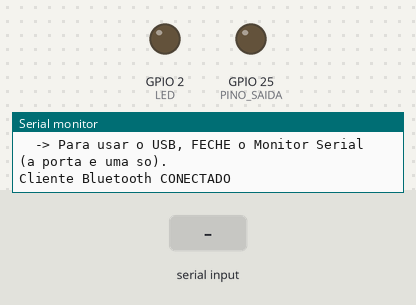
This sketch was run on a simulated ESP32. On the bench: output pins drawn as LEDs (lit = HIGH), the last lines printed to the serial monitor. The test bench sets the inputs (shaded band). Nothing arrives over Bluetooth unless stated.

Above: at 1.2 s.
1.3 s: "A" received over Serial
At 2.2 s:
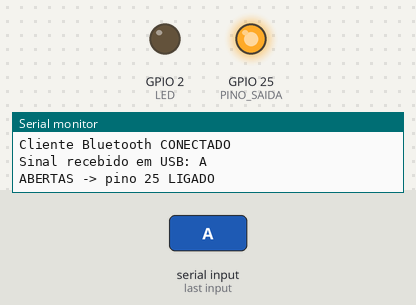
4.3 s: "F" received over the second serial link
At 4.6 s:
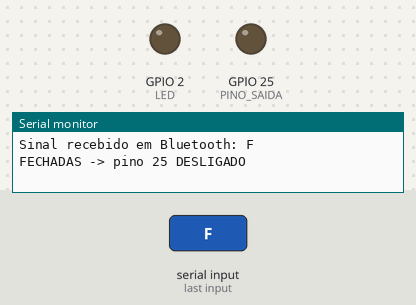
7.3 s: "A" received over the second serial link
At 8.2 s:
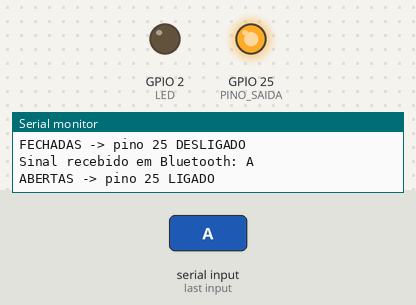
8.8 s: "F" received over Serial
At 9.9 s:
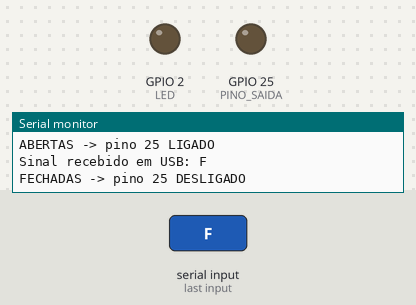
Timing chart, 0 to 11.8 s (numbered marks = the images above; inputs shaded):
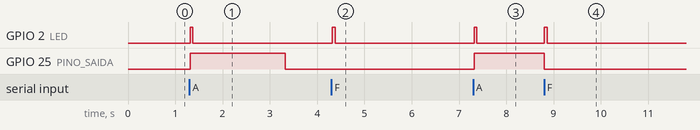

Measured:
- after the input at 1.3 s, GPIO 2 (LED): LOW → HIGH at once, → LOW 0.06 s later; GPIO 25 (PINO_SAIDA): LOW → HIGH at once, → LOW 2.0 s later
- after the input at 4.3 s, GPIO 2 (LED): LOW → HIGH at once, → LOW 0.06 s later
- after the input at 7.3 s, GPIO 2 (LED): LOW → HIGH at once, → LOW 0.06 s later; GPIO 25 (PINO_SAIDA): LOW → HIGH at once
- after the input at 8.8 s, GPIO 2 (LED): LOW → HIGH at once, → LOW 0.06 s later; GPIO 25 (PINO_SAIDA): HIGH → LOW after 0.00 s instead of 0.53 s

The sketch:

barco.ino
```cpp
// ------------------------------------------------------------------
// BARCO - teste isolado: "as duas mãos estão abertas?" -> pino 25
//
// Este sketch NÃO é o drone. É um receptor Bluetooth Serial separado,
// com nome de dispositivo "BARCO" (para não conflitar com o "LITO"),
// pensado para um teste simples de saída liga/desliga.
//
// Protocolo (1 byte por mensagem, enviado por barco/leitura_mao_barco.py):
//   'A' -> as DUAS mãos estão abertas  => pino 25 = HIGH (LIGADO)
//   'F' -> qualquer outro caso         => pino 25 = LOW  (DESLIGADO)
//
// DUAS ORIGENS aceitas, com a MESMA lógica (processarComando):
//   1) Bluetooth Classic/SPP (ESP_BT) - nome "BARCO", uso no drone;
//   2) Serial USB (Serial)            - o mesmo cabo de dados do upload.
//      Serve para TESTAR SEM BLUETOOTH: `python leitura_mao_barco.py
//      --porta COMx`. Nesse modo FECHE o Monitor Serial, senão a porta
//      fica ocupada (o Windows não a abre duas vezes) e o texto digitado
//      no monitor vira comando.
//
// O Python REENVIA a mesma letra a cada ~0,5 s enquanto o estado não
// muda. Comando repetido é IDEMPOTENTE e SILENCIOSO aqui: só renova o
// relógio do failsafe, sem reimprimir no Serial e sem piscar o LED.
//
// Pinos:
//   GPIO 25 -> saída do teste (HIGH = ligado). NÃO há PWM: é só
//              liga/desliga. Se for acionar algo indutivo, use um driver
//              adequado (MOSFET/relé) e pull-down no gate/base.
//   GPIO 2  -> LED de feedback (pisca curto ao mudar de estado).
//              GPIO2 é strapping pin do ESP32: ligue o LED ao GND por um
//              resistor (ex.: 220 Ω-1 kΩ), NUNCA direto no 3V3.
//
// SEGURANÇA:
//  - No topo do setup() o pino 25 vai para LOW ANTES de tudo, para nunca
//    iniciar ligado.
//  - FAILSAFE: se passar FAILSAFE_MS (2000 ms) sem nenhum COMANDO VÁLIDO
//    ('A' ou 'F'), o pino 25 volta para LOW e um aviso é impresso UMA vez.
//    Byte desconhecido (ex.: '\n', '\r', lixo do terminal) é IGNORADO: não
//    renova o failsafe, não vira ultimoComando e não bloqueia o próximo
//    comando válido. Assim lixo não mantém a saída ligada.
//  - O LED é não bloqueante (ledApagarEm + ledPendente + millis()), sem
//    delay() no processamento; o único delay é o 20 ms do fim do loop.
//
// BLUETOOTH (mesmo esquema do esp32/esp32.ino, que funciona no PC):
//  - Só `BluetoothSerial ESP_BT;` e um `ESP_BT.begin("BARCO")` no setup.
//    Sem checar retorno, sem retry, sem ESP_BT.end() e sem
//    esp_bt_gap_set_scan_mode().
//  - ÚNICA exceção, opcional e controlada por LIMPAR_PAREAMENTOS (veja
//    abaixo): apagar os bonds salvos UMA vez, logo depois do begin().
//  - No loop, `ESP_BT.hasClient()` é apenas LIDO (sem alterar a lógica) para
//    imprimir uma vez por transição "Cliente Bluetooth CONECTADO /
//    DESCONECTADO". Serve para separar "link caiu" de "placa reiniciou".
//  - Todo diagnóstico extra de rádio foi REMOVIDO DE PROPÓSITO: em um PC o
//    anúncio do "BARCO" não aparecia, enquanto o "LITO" (que só chama
//    begin()) aparecia. Ficamos exatamente com o caminho já provado.
//  - O que ainda é impresso é só texto no Serial USB; nenhuma chamada de
//    rádio a mais. Se o problema for emparelhamento, veja o README >
//    "Se o BARCO não aparecer no Bluetooth".
//
// LIMPAR_PAREAMENTOS (pareamento "pela metade"):
//  - Quando o Windows emparelha pela metade (bond criado no PC mas não no
//    ESP32, ou bond velho/corrompido no ESP32), o aparelho aparece na lista
//    como "Não conectado" e nunca conecta -- e o Windows não deixa parear de
//    novo porque acha que já está pareado.
//  - Com LIMPAR_PAREAMENTOS = 1, o ESP32 APAGA TODOS os bonds salvos nele no
//    boot, forçando um pareamento limpo do zero no PC (é preciso parear de
//    novo). Tem que ser chamado DEPOIS do begin(): a API de bond só funciona
//    com o Bluetooth já iniciado.
//  - Com LIMPAR_PAREAMENTOS = 0, nada é apagado (comportamento anterior).
//  - É só para teste: depois de pareado e funcionando, volte para 0 para não
//    apagar o pareamento bom a cada boot.
// ------------------------------------------------------------------

// Apaga TODOS os pareamentos salvos no ESP32 no boot (útil no teste:
// garante que o PC faça um pareamento limpo). 1 = apaga, 0 = mantém.
#define LIMPAR_PAREAMENTOS 1

#include "BluetoothSerial.h" // Biblioteca padrão do ESP32 (Bluetooth Classic/SPP)
#include "esp_system.h"      // esp_reset_reason(): motivo do último reset

// O core 3.3.11 marca BluetoothSerial como [[deprecated]] (só porque sairá
// do build padrão na 4.0.0). Este #pragma é APENAS cosmético: não altera o
// anúncio nem o comportamento do rádio — serve só para o build ficar com
// zero avisos. Nenhuma chamada de rádio extra existe aqui.
#pragma GCC diagnostic push
#pragma GCC diagnostic ignored "-Wdeprecated-declarations"
BluetoothSerial ESP_BT; // mesmo objeto simples do esp32/esp32.ino
#pragma GCC diagnostic pop

// --- Pinos ---
const int PINO_SAIDA = 25; // HIGH = duas mãos abertas
const int LED = 2;         // feedback; strapping pin (use resistor para GND)

// Tempo do pulso curto no LED ao receber um comando novo (ms)
const int BLINK_MS = 60;

// Tempo máximo (ms) sem comando válido (de qualquer origem: BT ou USB)
// antes do failsafe
const unsigned long FAILSAFE_MS = 2000;

// Instante (millis) do último COMANDO VÁLIDO recebido
unsigned long ultimoByteMs = 0;

// Instante (millis) em que o pulso do LED deve apagar
unsigned long ledApagarEm = 0;

// Há pulso de LED pendente? (flag separada: não usa 0 como sentinela,
// que quebraria se millis() + BLINK_MS caísse exatamente em 0)
bool ledPendente = false;

// Último comando VÁLIDO processado. Repetido = idempotente e silencioso.
char ultimoComando = 0;

// Último byte desconhecido avisado, para não inundar o Serial quando o
// mesmo lixo (ex.: "\n\n\n") chega repetido.
char ultimoByteIgnorado = 0;

// Estado atual da saída (para o failsafe saber se precisa agir)
bool saidaLigada = false;

// Último estado lido de ESP_BT.hasClient(), só para imprimir UMA vez por
// transição (observabilidade: descobrir se o link cai ou a placa reinicia).
// começa em false porque o ESP_BT ainda nem foi iniciado no boot.
bool clienteBtAnterior = false;

// ------------------------------------------------------------------
// Aplica o estado da saída. Toda mudança passa por aqui.
// ------------------------------------------------------------------
void definirSaida(bool ligada) {
  digitalWrite(PINO_SAIDA, ligada ? HIGH : LOW);
  saidaLigada = ligada;
}

// ------------------------------------------------------------------
// Pisca o LED por BLINK_MS sem bloquear: só acende e agenda o instante
// de apagar, verificado no fim do loop().
// ------------------------------------------------------------------
void blinkRapido() {
  digitalWrite(LED, HIGH);
  ledApagarEm = millis() + BLINK_MS;
  ledPendente = true;
}

// ------------------------------------------------------------------
// LÓGICA ÚNICA do protocolo. É chamada tanto pelo Bluetooth quanto pelo
// Serial USB, então o comportamento é idêntico nas duas origens.
// `origem` só aparece nas mensagens do Serial (nunca muda a decisão).
// ------------------------------------------------------------------
void processarComando(char sinalRecebido, const char *origem) {
  // Byte desconhecido ('\n', '\r', texto digitado no Monitor Serial...):
  // IGNORA. Não renova o failsafe (lixo não pode manter o pino 25 ligado),
  // não vira ultimoComando (não pode "comer" o próximo 'A') e não bloqueia
  // os demais bytes da rajada. Avisa uma vez por byte distinto.
  if (sinalRecebido != 'A' && sinalRecebido != 'F') {
    if (sinalRecebido != ultimoByteIgnorado) {
      ultimoByteIgnorado = sinalRecebido;
      Serial.print("Byte ignorado em ");
      Serial.print(origem);
      Serial.println(" (comando deve ser 'A' ou 'F').");
    }
    return;
  }

  // Comando válido: a partir daqui ele renova o failsafe
  ultimoByteMs = millis();
  ultimoByteIgnorado = 0; // permite avisar de novo um lixo futuro

  // Comando repetido (o Python reenvia a cada ~0,5 s): já está aplicado,
  // então só renova o failsafe — sem Serial e sem LED.
  if (sinalRecebido == ultimoComando) {
    return;
  }
  ultimoComando = sinalRecebido;

  Serial.print("Sinal recebido em ");
  Serial.print(origem);
  Serial.print(": ");
  Serial.println(sinalRecebido);

  switch (sinalRecebido) {
    case 'A': // duas mãos abertas
      definirSaida(true);
      Serial.println("ABERTAS -> pino 25 LIGADO");
      blinkRapido();
      break;

    case 'F': // qualquer outro caso
      definirSaida(false);
      Serial.println("FECHADAS -> pino 25 DESLIGADO");
      blinkRapido();
      break;
  }
}

// ------------------------------------------------------------------
// Consome TUDO que estiver disponível em UMA fonte (Bluetooth ou Serial
// USB) e entrega byte a byte para processarComando().
// ------------------------------------------------------------------
void processarFonte(Stream &fonte, const char *origem) {
  while (fonte.available()) {
    // read() devolve int (-1 = nada); compara como int para não depender
    // da signedness de char em bytes >= 0x80.
    int lido = fonte.read();
    if (lido < 0) {
      break; // nada mais para ler
    }
    processarComando((char)lido, origem);
  }
}

// ------------------------------------------------------------------
// Traduz o motivo do último reset (esp_reset_reason()) para texto.
// Serve só para o Monitor Serial: nada de rádio, nada de lógica.
// ------------------------------------------------------------------
const char *nomeMotivoReset(esp_reset_reason_t motivo) {
  switch (motivo) {
    case ESP_RST_POWERON:  return "POWERON";
    case ESP_RST_EXT:      return "EXT";
    case ESP_RST_SW:       return "SW";
    case ESP_RST_PANIC:    return "PANIC";
    case ESP_RST_INT_WDT:  return "INT_WDT";
    case ESP_RST_TASK_WDT: return "TASK_WDT";
    case ESP_RST_WDT:      return "WDT";
    case ESP_RST_BROWNOUT: return "BROWNOUT";
    case ESP_RST_SDIO:     return "SDIO";
    default:               return "DESCONHECIDO";
  }
}

// ------------------------------------------------------------------
// Bloco de diagnóstico de boot. Se estas linhas NÃO aparecerem no
// Monitor Serial (115200), o problema é cabo/porta/gravação — não é
// Bluetooth. Serve também para ver qual firmware está realmente rodando.
// Sem chamadas de rádio: só texto.
// ------------------------------------------------------------------
void imprimirDiagnostico() {
  Serial.println();
  Serial.println("=== BARCO: firmware de teste (pino 25) ===");
  Serial.print("Core Arduino-ESP32: ");
  Serial.println(ESP.getCoreVersion());
  Serial.print("Chip: ");
  Serial.println(ESP.getChipModel());

  // Motivo do último reset: se esta linha reaparecer a cada queda, a placa
  // está REINICIANDO (BROWNOUT = alimentação fraca), não é o Windows
  // derrubando o SPP ocioso.
  esp_reset_reason_t motivoReset = esp_reset_reason();
  Serial.print("Reset anterior: ");
  Serial.print(nomeMotivoReset(motivoReset));
  Serial.print(" (");
  Serial.print((int)motivoReset);
  Serial.println(")");

  // Tempo ligado (millis do boot): se for sempre um valor pequeno, confirma
  // que é reboot e não uma simples desconexão de Bluetooth.
  Serial.print("Tempo ligado no boot: ");
  Serial.print(millis());
  Serial.println(" ms");

  Serial.println("==========================================");
}

void setup() {
  // 1) SEGURANÇA: saída em LOW o quanto antes, antes de qualquer coisa
  pinMode(PINO_SAIDA, OUTPUT);
  definirSaida(false);

  pinMode(LED, OUTPUT);
  digitalWrite(LED, LOW);

  Serial.begin(115200);

  // 2) Texto de boot (só Serial, nada de rádio): prova qual firmware roda
  imprimirDiagnostico();

  // 3) Bluetooth EXATAMENTE como no esp32/esp32.ino que funciona:
  //    só o begin(), com nome próprio para não colidir com o "LITO".
  ESP_BT.begin("BARCO");

  // 3.1) Opcional (LIMPAR_PAREAMENTOS): apaga os bonds antigos UMA vez.
  //      DEPOIS do begin() de propósito: a API de bond do ESP32 só funciona
  //      com o Bluetooth já iniciado. Sem isso, um pareamento "pela metade"
  //      no Windows (aparelho listado como "Não conectado") nunca reconecta.
  if (LIMPAR_PAREAMENTOS) {
    ESP_BT.deleteAllBondedDevices();
    Serial.println("Pareamentos antigos apagados (faca o pareamento de novo no PC).");
  }

  Serial.println("BARCO pronto para emparelhar.");
  Serial.println("Teste: 'A' = duas maos abertas (pino 25 HIGH).");

  // 4) O Serial USB também aceita 'A'/'F' (mesma lógica): plano B de teste.
  Serial.println("Controle por USB (Serial) tambem ativo: A/F.");
  Serial.println("  -> Para usar o USB, FECHE o Monitor Serial (a porta e uma so).");

  ultimoByteMs = millis(); // o failsafe começa a contar daqui
}

void loop() {
  // --- Observabilidade: mudanças de conexão Bluetooth (só leitura) ---
  // Imprime UMA vez por transição. Não altera nada do protocolo/failsafe.
  bool clienteBtAgora = ESP_BT.hasClient();
  if (clienteBtAgora != clienteBtAnterior) {
    clienteBtAnterior = clienteBtAgora;
    if (clienteBtAgora) {
      Serial.println("Cliente Bluetooth CONECTADO");
    } else {
      Serial.println("Cliente Bluetooth DESCONECTADO");
    }
  }

  // --- Comandos: as DUAS origens usam a MESMA lógica ---
  // Bluetooth primeiro, depois Serial USB. Nenhuma das duas bloqueia.
  processarFonte(ESP_BT, "Bluetooth");
  processarFonte(Serial, "USB");

  // --- Failsafe: sem comando válido por FAILSAFE_MS -> desliga a saída ---
  // Feito com millis(), sem delay() extra. Age uma vez por ausência de
  // sinal (definirSaida(false) zera saidaLigada), sem inundar o Serial.
  if (saidaLigada && (millis() - ultimoByteMs >= FAILSAFE_MS)) {
    definirSaida(false);
    // esquece o último comando: se o mesmo estado chegar de novo (ex.:
    // PC voltou de uma suspensão), ele precisa religar a saída
    ultimoComando = 0;
    Serial.println("FAILSAFE: sem comando (BT/USB), pino 25 DESLIGADO.");
  }

  // --- Blink não bloqueante do LED (nada de delay()) ---
  if (ledPendente && (long)(millis() - ledApagarEm) >= 0) {
    digitalWrite(LED, LOW);
    ledPendente = false;
  }

  delay(20); // loop rápido: comandos chegam sem atraso perceptível
}
```
